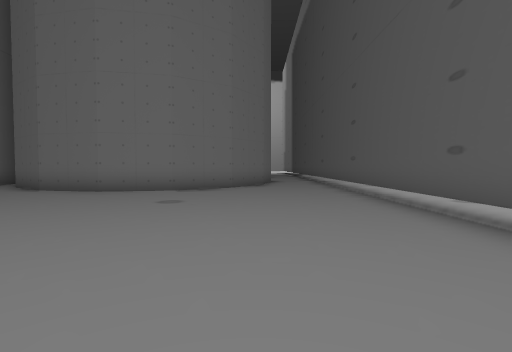
[1] (above)

14 first-person views from a walk through a 3-D level made in the Unity game engine. The camera is 1.4 m above the floor, tilts 2° down and sees 85° across. The floor is counted in squares, 2 m on a side. Each view is taken from the middle of a square. On the plan, view 1 faces up. The plan holds only what a view shows up to about 9 squares ahead; the rest is blank. The place goes on beyond the plan. The player is left out.

[2]
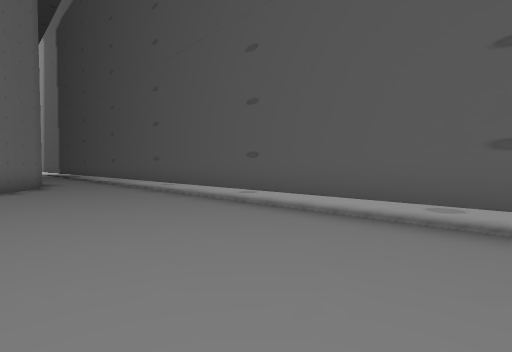

[3]
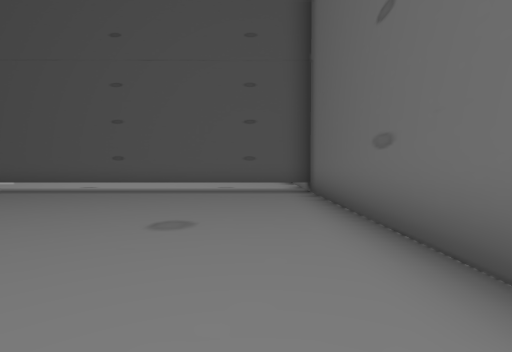

[4]
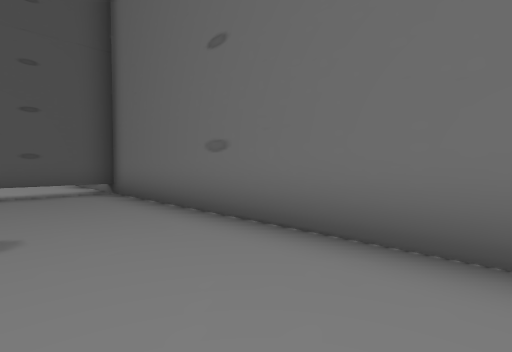

[5]
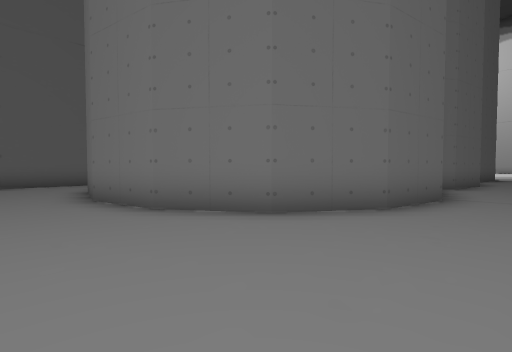

[6]
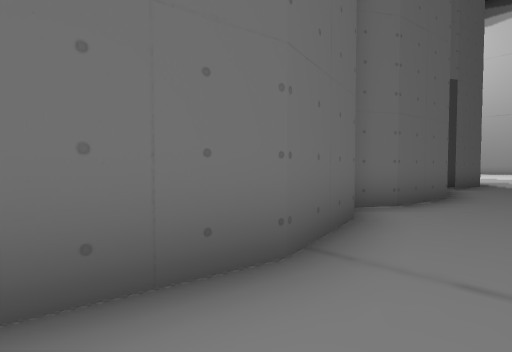

[7]
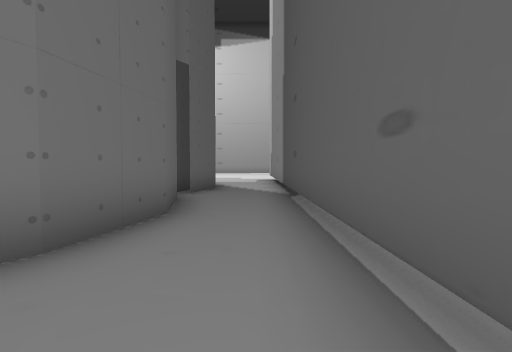

[8]
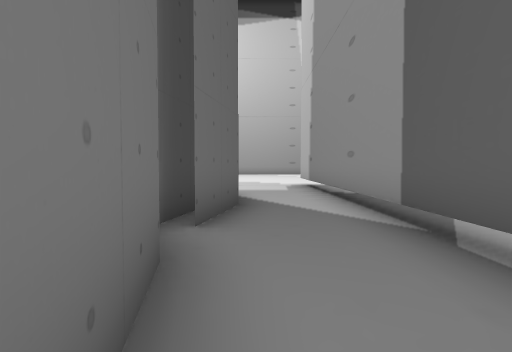

[9]
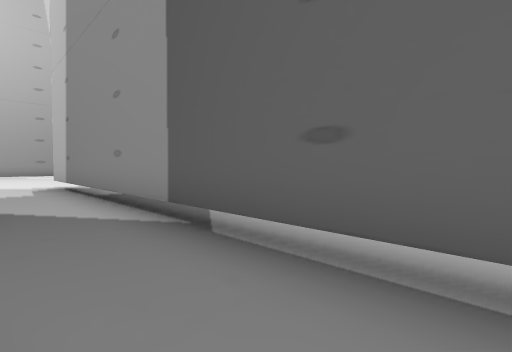

[10]
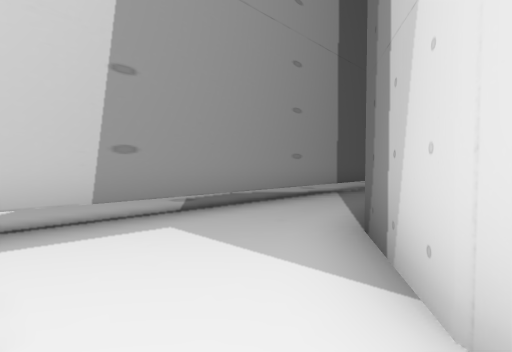

[11]
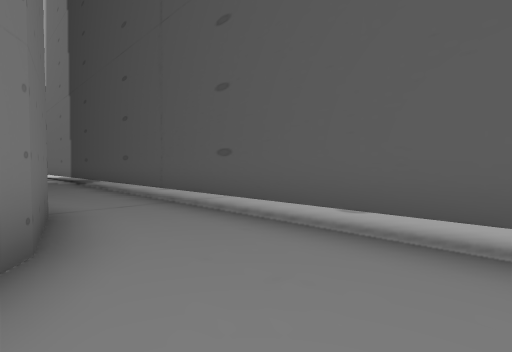

[12]
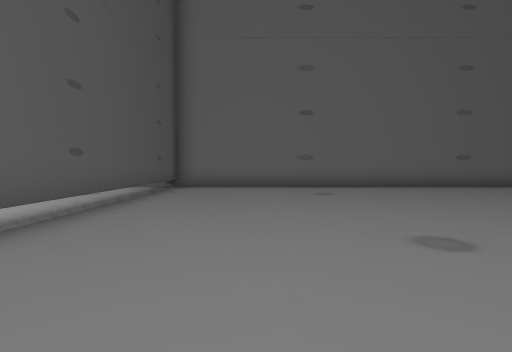

[13]
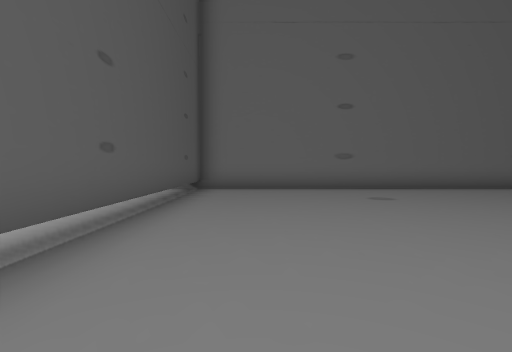

[14]
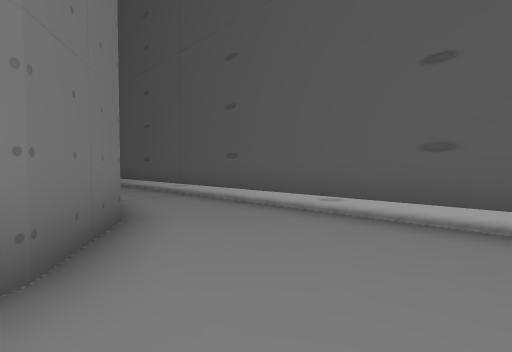

### Floor plan
Key: @ floor where view 1 was taken; # wall or solid block; . floor; T thing the floor can be seen under or through.
Columns run from 5 left of view 1 to 6 right of it. Each row starts with its distance up from view 1.
 28     ....T..
 27     #...T..
 26     ##..T..
 25      #..T..
 24      #..T..
 23      #..T..
 22      #..T..
 21      #..T..
 20      #..T.
 19      #..#.
 18      #..#.
 17      #..#.
 16      #..T.
 15      #..T.
 14      #..T..
 13      #..T..
 12      #..T..
 11      #..T..
 10     ##..T..
  9   ###...T..
  8 ###.....T..
  7 ........T..
  6 ........T..
  5 ........T..
  4  .......T..
  3 ........T..
  2 ........T..
  1 ........T..
  0 .....@..T...
 -1 ........#...
 -2 ##########

Where each view was taken, in squares from view 1:
view 1: 0 up, 0 right, facing up
view 2: 0 up, 1 left, facing up-right
view 3: 0 up, 5 left, facing right
view 4: 1 up, 5 left, facing down-right
view 5: 6 up, 2 right, facing up-left
view 6: 11 up, 2 right, facing up-left
view 7: 14 up, 2 right, facing up
view 8: 18 up, 1 right, facing up
view 9: 18 up, 1 right, facing up-right
view 10: 28 up, 1 left, facing down-right
view 11: 8 up, 0 right, facing up-right
view 12: 8 up, 0 right, facing down
view 13: 7 up, 1 right, facing down
view 14: 7 up, 1 left, facing up-right
